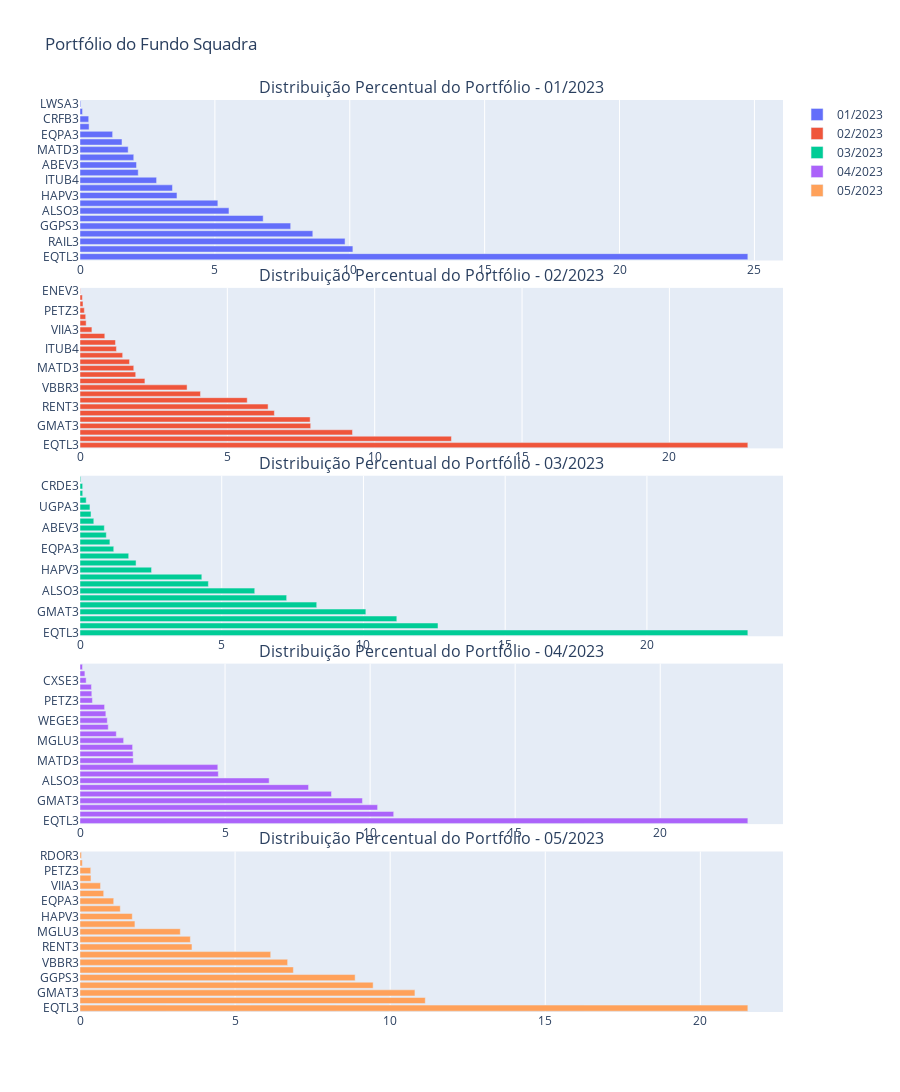

This figure's notebook cell:
### Code cell
# Plotando o portfólio de cada mês
portfolio_squadra_202301 = portfolio_squadra.loc['2023-01', ['CD_ATIVO', 'PORCENTAGEM']]
portfolio_squadra_202302 = portfolio_squadra.loc['2023-02', ['CD_ATIVO', 'PORCENTAGEM']]
portfolio_squadra_202303 = portfolio_squadra.loc['2023-03', ['CD_ATIVO', 'PORCENTAGEM']]
portfolio_squadra_202304 = portfolio_squadra.loc['2023-04', ['CD_ATIVO', 'PORCENTAGEM']]
portfolio_squadra_202305 = portfolio_squadra.loc['2023-05', ['CD_ATIVO', 'PORCENTAGEM']]

fig = make_subplots(rows=5,
                    cols=1,
                    subplot_titles=(
                        'Distribuição Percentual do Portfólio - 01/2023',
                        'Distribuição Percentual do Portfólio - 02/2023',
                        'Distribuição Percentual do Portfólio - 03/2023',
                        'Distribuição Percentual do Portfólio - 04/2023',
                        'Distribuição Percentual do Portfólio - 05/2023'),
                    vertical_spacing=0.03 # Espaço entre os plots
)

fig.add_trace(go.Bar(
    x=portfolio_squadra_202301['PORCENTAGEM'] * 100,
    y=portfolio_squadra_202301['CD_ATIVO'],
    orientation='h',
    name='01/2023' 
), row=1, col=1)

fig.add_trace(go.Bar(
    x=portfolio_squadra_202302['PORCENTAGEM'] * 100,
    y=portfolio_squadra_202302['CD_ATIVO'],
    orientation='h',
    name='02/2023' 
), row=2, col=1)

fig.add_trace(go.Bar(
    x=portfolio_squadra_202303['PORCENTAGEM'] * 100,
    y=portfolio_squadra_202303['CD_ATIVO'],
    orientation='h',
    name='03/2023' 
), row=3, col=1)

fig.add_trace(go.Bar(
    x=portfolio_squadra_202304['PORCENTAGEM'] * 100,
    y=portfolio_squadra_202304['CD_ATIVO'],
    orientation='h',
    name='04/2023' 
), row=4, col=1)

fig.add_trace(go.Bar(
    x=portfolio_squadra_202305['PORCENTAGEM'] * 100,
    y=portfolio_squadra_202305['CD_ATIVO'],
    orientation='h',
    name='05/2023' 
), row=5, col=1)

# Atualiza o layout do gráfico
fig.update_layout(
    title='Portfólio do Fundo Squadra',
    height=2500,
    width=900
)

# Exibe o gráfico
fig.show()

### Figure 1 — Plotly figure (JSON) as saved in the notebook; plotly's stock layout.template omitted (floating-point values rounded to 4 significant figures)
{"data": [{"name": "01/2023", "orientation": "h", "type": "bar", "x": [24.76, 10.12, 9.825, 8.63, 7.81, 6.79, 5.522, 5.11, 3.595, 3.428, 2.839, 2.159, 2.095, 1.993, 1.785, 1.557, 1.21, 0.3367, 0.3228, 0.09382, 0.02713], "xaxis": "x", "y": ["EQTL3", "PRIO3", "RAIL3", "GMAT3", "GGPS3", "AURE3", "ALSO3", "RENT3", "HAPV3", "VBBR3", "ITUB4", "MULT3", "ABEV3", "B3SA3", "MATD3", "UGPA3", "EQPA3", "ENEV3", "CRFB3", "CRDE3", "LWSA3"], "yaxis": "y"}, {"name": "02/2023", "orientation": "h", "type": "bar", "x": [22.66, 12.6, 9.246, 7.828, 7.81, 6.596, 6.383, 5.674, 4.088, 3.633, 2.203, 1.891, 1.824, 1.681, 1.448, 1.237, 1.204, 0.8414, 0.4044, 0.2086, 0.1936, 0.1472, 0.1016, 0.08013, 0.01076], "xaxis": "x2", "y": ["EQTL3", "RAIL3", "PRIO3", "GMAT3", "GGPS3", "AURE3", "RENT3", "ALSO3", "HAPV3", "VBBR3", "MGLU3", "B3SA3", "MATD3", "UGPA3", "ABEV3", "ITUB4", "EQPA3", "MULT3", "VIIA3", "INTB3", "CRFB3", "PETZ3", "CRDE3", "LWSA3", "ENEV3"], "yaxis": "y2"}, {"name": "03/2023", "orientation": "h", "type": "bar", "x": [23.56, 12.63, 11.18, 10.08, 8.352, 7.291, 6.165, 4.529, 4.298, 2.524, 1.978, 1.718, 1.191, 1.055, 0.928, 0.8588, 0.4864, 0.3891, 0.3515, 0.2184, 0.09639, 0.09357, 0.02529], "xaxis": "x3", "y": ["EQTL3", "RAIL3", "PRIO3", "GMAT3", "GGPS3", "AURE3", "ALSO3", "RENT3", "VBBR3", "HAPV3", "MGLU3", "MATD3", "EQPA3", "INTB3", "WEGE3", "ABEV3", "ITUB4", "VIIA3", "UGPA3", "MULT3", "LWSA3", "CRDE3", "CRFB3"], "yaxis": "y3"}, {"name": "04/2023", "orientation": "h", "type": "bar", "x": [23.02, 10.81, 10.26, 9.736, 8.669, 7.879, 6.52, 4.768, 4.751, 1.836, 1.83, 1.813, 1.504, 1.252, 0.9741, 0.9399, 0.8913, 0.8476, 0.4284, 0.4074, 0.3948, 0.2122, 0.1684, 0.08654], "xaxis": "x4", "y": ["EQTL3", "RAIL3", "PRIO3", "GMAT3", "GGPS3", "AURE3", "ALSO3", "VBBR3", "RENT3", "MATD3", "UGPA3", "HAPV3", "MGLU3", "EQPA3", "ITUB4", "WEGE3", "MULT3", "ABEV3", "PETZ3", "INTB3", "VIIA3", "CXSE3", "CRFB3", "CRDE3"], "yaxis": "y4"}, {"name": "05/2023", "orientation": "h", "type": "bar", "x": [21.53, 11.13, 10.8, 9.451, 8.871, 6.879, 6.695, 6.149, 3.61, 3.558, 3.233, 1.771, 1.685, 1.298, 1.087, 0.7637, 0.6623, 0.3538, 0.3468, 0.07558, 0.04795], "xaxis": "x5", "y": ["EQTL3", "RAIL3", "GMAT3", "PRIO3", "GGPS3", "ALSO3", "VBBR3", "AURE3", "RENT3", "UGPA3", "MGLU3", "MATD3", "HAPV3", "WEGE3", "EQPA3", "ABEV3", "VIIA3", "INTB3", "PETZ3", "CRDE3", "RDOR3"], "yaxis": "y5"}], "layout": {"annotations": [{"font": {"size": 16}, "showarrow": false, "text": "Distribuição Percentual do Portfólio - 01/2023", "x": 0.5, "xanchor": "center", "xref": "paper", "y": 1, "yanchor": "bottom", "yref": "paper"}, {"font": {"size": 16}, "showarrow": false, "text": "Distribuição Percentual do Portfólio - 02/2023", "x": 0.5, "xanchor": "center", "xref": "paper", "y": 0.794, "yanchor": "bottom", "yref": "paper"}, {"font": {"size": 16}, "showarrow": false, "text": "Distribuição Percentual do Portfólio - 03/2023", "x": 0.5, "xanchor": "center", "xref": "paper", "y": 0.588, "yanchor": "bottom", "yref": "paper"}, {"font": {"size": 16}, "showarrow": false, "text": "Distribuição Percentual do Portfólio - 04/2023", "x": 0.5, "xanchor": "center", "xref": "paper", "y": 0.382, "yanchor": "bottom", "yref": "paper"}, {"font": {"size": 16}, "showarrow": false, "text": "Distribuição Percentual do Portfólio - 05/2023", "x": 0.5, "xanchor": "center", "xref": "paper", "y": 0.176, "yanchor": "bottom", "yref": "paper"}], "height": 2500, "title": {"text": "Portfólio do Fundo Squadra"}, "width": 900, "xaxis": {"anchor": "y", "domain": [0, 1]}, "xaxis2": {"anchor": "y2", "domain": [0, 1]}, "xaxis3": {"anchor": "y3", "domain": [0, 1]}, "xaxis4": {"anchor": "y4", "domain": [0, 1]}, "xaxis5": {"anchor": "y5", "domain": [0, 1]}, "yaxis": {"anchor": "x", "domain": [0.824, 1]}, "yaxis2": {"anchor": "x2", "domain": [0.618, 0.794]}, "yaxis3": {"anchor": "x3", "domain": [0.412, 0.588]}, "yaxis4": {"anchor": "x4", "domain": [0.206, 0.382]}, "yaxis5": {"anchor": "x5", "domain": [0, 0.176]}}}
